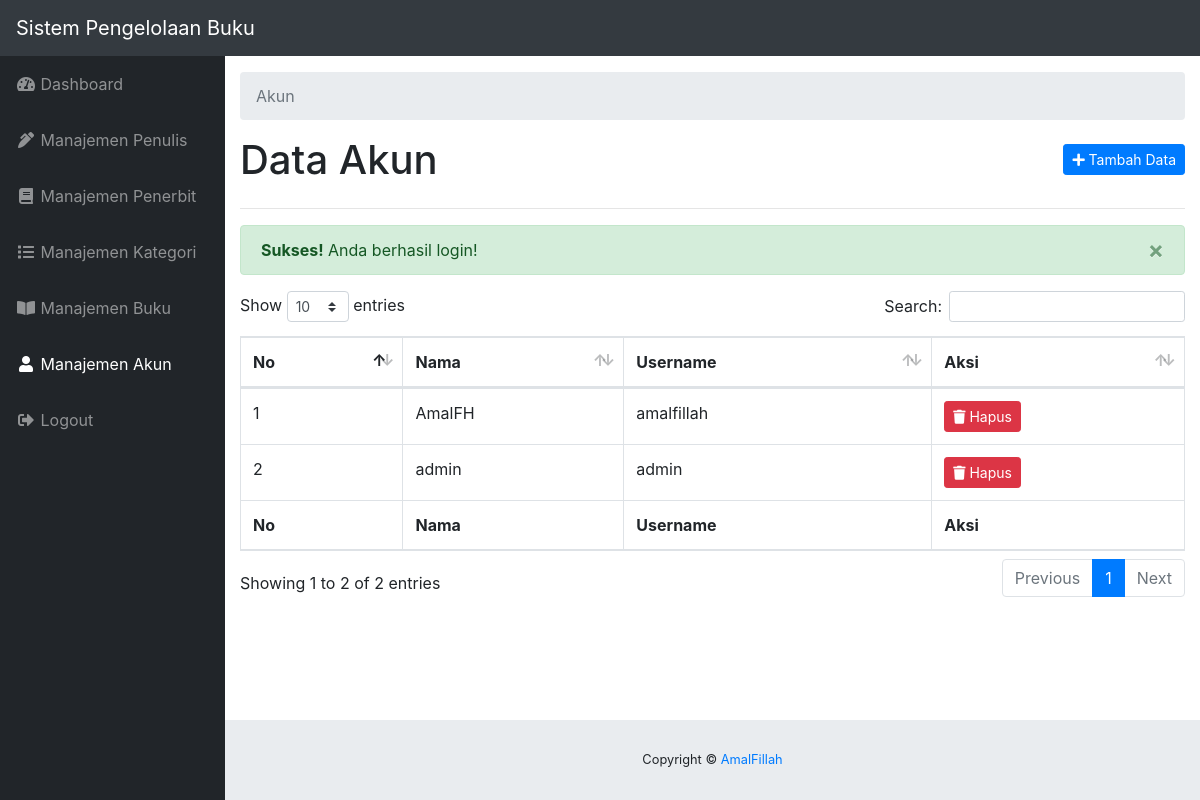
Page /akun/index.php (signed in) on the committed database.
### tables this page shows
CREATE TABLE `tbl_users` (
  `id` int(11) NOT NULL,
  `nama_lengkap` varchar(100) DEFAULT NULL,
  `username` varchar(20) DEFAULT NULL,
  `password` varchar(255) DEFAULT NULL
);

### init/functions.php (called while the page is built, shortened)
<?php
function base_url($path = NULL){
	$base_url = 'http://localhost/sistem-buku/';
	if($path == NULL) return $base_url;
	else return $base_url . $path;
}
function title($title = NULL){
	$app_title = "Sistem Pengelolaan Buku";
	if($title == NULL) return $app_title;
	else return $app_title . ' - ' . $title;
}
function check_flash_message($tipe){
	if (isset($_SESSION['flash_message'])) {
		if($_SESSION['flash_message']['tipe'] == $tipe) return TRUE;
		else return FALSE;
	}
}
function get_flash_message(){
	$pesan = $_SESSION['flash_message']['pesan'];
	return $pesan;
}
?>

### akun/index.php (the view, shortened to what this page needs)
<?php
require_once '../init.php';
$query = mysqli_query($koneksi, "SELECT * FROM tbl_users");
$no = 1;
?>
<!DOCTYPE html>
<html lang="en">
<head>
	<link href="<?php echo base_url('dashboard-template/vendor/fontawesome-free/css/all.min.css') ?>" rel="stylesheet" type="text/css">
	<link href="<?php echo base_url('dashboard-template/vendor/datatables/dataTables.bootstrap4.css') ?>" rel="stylesheet">
	<link href="<?php echo base_url('dashboard-template/css/sb-admin.css') ?>" rel="stylesheet">
</head>
<body id="page-top">
	<nav class="navbar navbar-expand navbar-dark bg-dark static-top">
		<a class="navbar-brand mr-1" href="index.html"><?php echo title() ?></a>
	</nav>
	<div id="wrapper">
	<?php require_once '../_sidebar.php'; ?>
	<div id="content-wrapper">
		<div class="container-fluid">
			<ol class="breadcrumb">
				<li class="breadcrumb-item active">
					Akun
				</li>
			</ol>
		<div class="clearfix">
			<h1 class="float-left">Data Akun</h1>
			<a href="<?php echo base_url('akun/tambah.php') ?>" class="btn btn-sm btn-primary float-right mt-2"><i class="fas fa-plus"></i> Tambah Data</a>
		</div>
		<hr>
		<?php if(check_flash_message('sukses')) : ?>
			<div class="alert alert-success alert-dismissible fade show" role="alert">
				<strong><?php echo ucfirst($_SESSION['flash_message']['tipe']) ?>!</strong> <?php echo get_flash_message() ?>
				<button type="button" class="close" data-dismiss="alert" aria-label="Close">
					<span aria-hidden="true">&times;</span>
				</button>
			</div>
		<?php endif; ?>
		<table class="table table-bordered" id="dataTable" width="100%" cellspacing="0">
			<thead>
				<tr>
					<th>No</th>
					<th>Nama</th>
					<th>Username</th>
					<th>Aksi</th>
				</tr>
			</thead>
			<tbody>
				<?php while($akun = mysqli_fetch_assoc($query)) : ?>
					<tr>
						<td><?php echo $no++ ?></td>
						<td><?php echo $akun['nama_lengkap'] ?></td>
						<td><?php echo $akun['username'] ?></td>
						<td>
							<a href="<?php echo base_url('akun/hapus.php?id=' . $akun['id']) ?>" class="btn btn-sm btn-danger" onclick="return confirm('apakah anda yakin?')"><i class="fas fa-trash"></i> Hapus</a>
						</td>
					</tr>
				<?php endwhile; ?>
			</tbody>
			<tfoot>
				<tr>
					<th>No</th>
					<th>Nama</th>
					<th>Username</th>
					<th>Aksi</th>
				</tr>
			</tfoot>
		</table>
		</div>
		<?php require_once '../_footer.php'; ?>
	</div>
	</div>
</body>
</html>

### rows in the picture
tbl_users: nama_lengkap "AmalFH", username "amalfillah"
tbl_users: nama_lengkap "admin", username "admin"

### other values in the picture
title() "Sistem Pengelolaan Buku"
$_SESSION['flash_message']['tipe'] "Sukses"
get_flash_message() "Anda berhasil login!"
